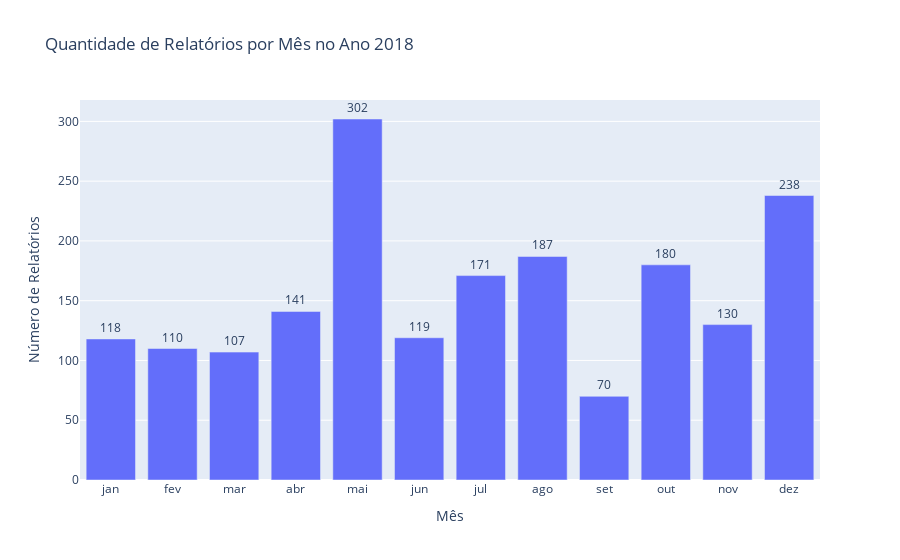
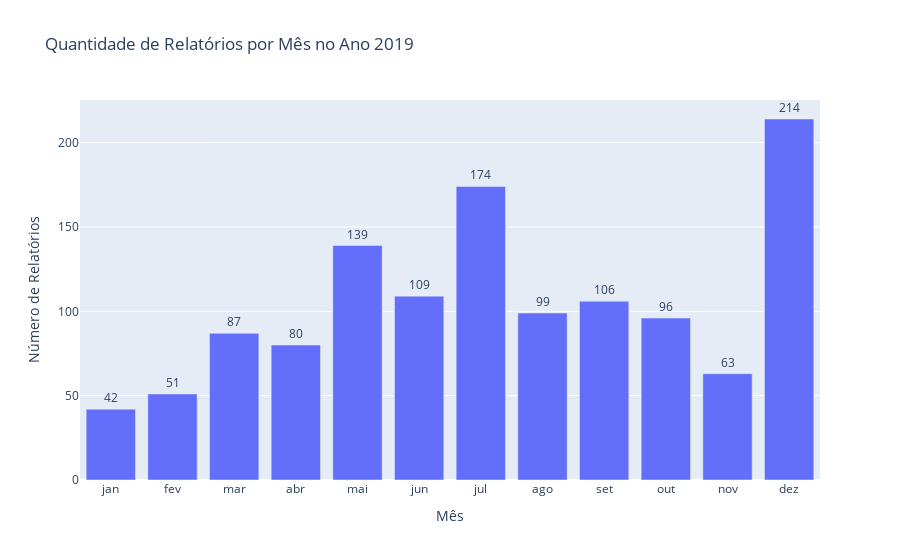
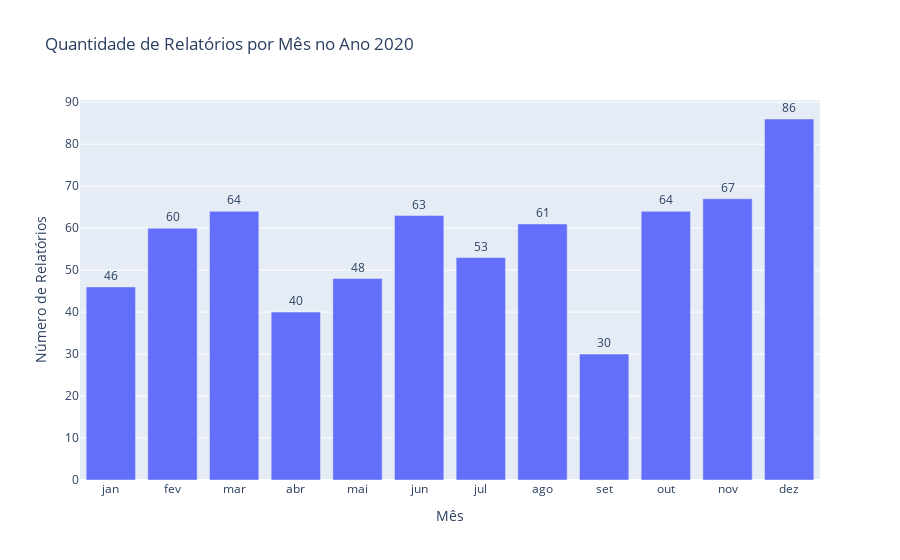
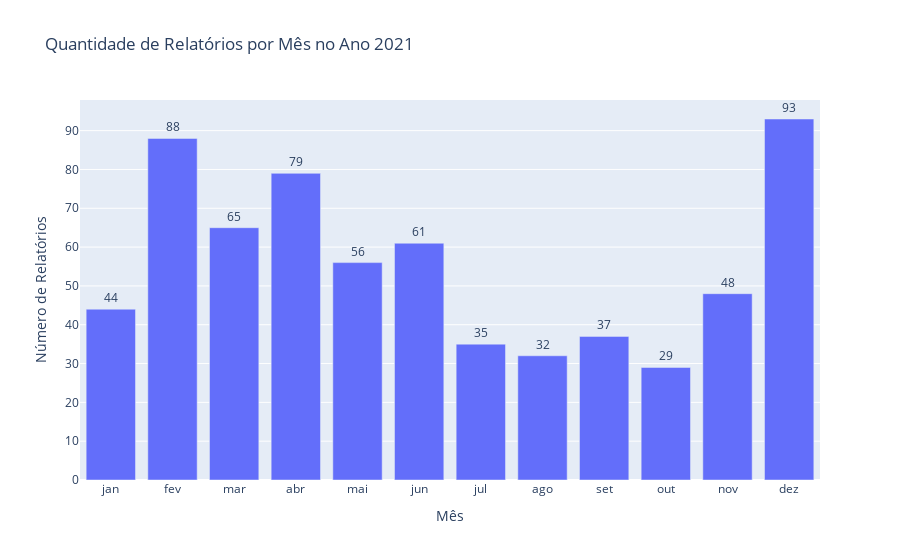

These figures' notebook cell, in order:
### Markdown cell above
## 10. Casos Mensais
Nesse tópico veremos a quantidade de relatórios publicados em cada mês ao longos dos anos.

### Code cell
# Converter a coluna 'Data' para o formato de datetime
tabela_relatorios['Data'] = pd.to_datetime(tabela_relatorios['Data'], format='%Y-%m-%d')

# Substituir '#NULL' e valores vazios por NaN
tabela_relatorios['Ano'] = tabela_relatorios['Ano'].replace("#NULL!", pd.NA)
tabela_relatorios = tabela_relatorios.dropna(subset=['Ano'])  # Remover linhas onde 'Ano' é NaN

# Converter a coluna 'Ano' para int para evitar problemas posteriores
tabela_relatorios['Ano'] = tabela_relatorios['Ano'].astype(int)

# Criar um dicionário para armazenar as contagens por ano e por mês
contagens_ano_mes = {}

# Obter a lista de anos únicos
anos = tabela_relatorios['Ano'].unique()

# Iterar sobre cada ano para contar os meses
for ano in anos:
    # Filtrar o DataFrame para o ano atual
    df_ano = tabela_relatorios[tabela_relatorios['Ano'] == ano]
    
    # Contar quantas linhas contêm cada mês no ano atual
    contagens_mes = df_ano['Data'].dt.month.value_counts().sort_index()

    # Converter os números dos meses (1 a 12) para os nomes dos meses
    contagens_mes.index = contagens_mes.index.map({
        1: 'jan', 2: 'fev', 3: 'mar', 4: 'abr', 5: 'mai', 6: 'jun',
        7: 'jul', 8: 'ago', 9: 'set', 10: 'out', 11: 'nov', 12: 'dez'
    })
    
    # Armazenar os resultados no dicionário
    contagens_ano_mes[ano] = contagens_mes

# Converter o dicionário 'contagens_ano_mes' em um DataFrame
df_contagens = pd.DataFrame.from_dict(contagens_ano_mes, orient='index').reset_index()
df_contagens = df_contagens.rename(columns={'index': 'Ano'})

# Transformar o DataFrame para que tenhamos uma estrutura mais adequada para gráficos (long format)
df_contagens_long = df_contagens.melt(id_vars=['Ano'], var_name='Mês', value_name='Quantidade')

# Ordenar os meses de forma adequada
meses_ordenados = ['jan', 'fev', 'mar', 'abr', 'mai', 'jun', 'jul', 'ago', 'set', 'out', 'nov', 'dez']
df_contagens_long['Mês'] = pd.Categorical(df_contagens_long['Mês'], categories=meses_ordenados, ordered=True)

# Ordenar os anos em ordem crescente
df_contagens_long = df_contagens_long.sort_values(by='Ano')

# Criar gráficos de barras para cada ano e exibir a distribuição de relatórios por mês
anos_unicos = sorted(df_contagens_long['Ano'].unique())

for ano in anos_unicos:
    df_ano = df_contagens_long[df_contagens_long['Ano'] == ano]
    
    fig = px.bar(df_ano, x='Mês', y='Quantidade',
                 title=f'Quantidade de Relatórios por Mês no Ano {ano}',
                 labels={'Mês': 'Mês', 'Quantidade': 'Número de Relatórios'},
                 text='Quantidade')
    
    fig.update_traces(textposition='outside')
    fig.update_layout(xaxis=dict(categoryorder='array', categoryarray=meses_ordenados),
                      yaxis_title='Número de Relatórios',
                      xaxis_title='Mês')
    
    # Exibir o gráfico
    fig.show()

### Figure 1 — Plotly figure (JSON) as saved in the notebook; plotly's stock layout.template omitted (floating-point values rounded to 4 significant figures)
{"data": [{"alignmentgroup": "True", "hovertemplate": "Mês=%{x}<br>Número de Relatórios=%{text}<extra></extra>", "legendgroup": "", "marker": {"color": "#636efa", "pattern": {"shape": ""}}, "name": "", "offsetgroup": "", "orientation": "v", "showlegend": false, "text": [118, 110, 141, 107, 187, 171, 119, 302, 70, 238, 130, 180], "textposition": "outside", "type": "bar", "x": ["jan", "fev", "abr", "mar", "ago", "jul", "jun", "mai", "set", "dez", "nov", "out"], "xaxis": "x", "y": [118, 110, 141, 107, 187, 171, 119, 302, 70, 238, 130, 180], "yaxis": "y"}], "layout": {"barmode": "relative", "legend": {"tracegroupgap": 0}, "title": {"text": "Quantidade de Relatórios por Mês no Ano 2018"}, "xaxis": {"anchor": "y", "categoryarray": ["jan", "fev", "mar", "abr", "mai", "jun", "jul", "ago", "set", "out", "nov", "dez"], "categoryorder": "array", "domain": [0, 1], "title": {"text": "Mês"}}, "yaxis": {"anchor": "x", "domain": [0, 1], "title": {"text": "Número de Relatórios"}}}}

### Figure 2 — Plotly figure (JSON) as saved in the notebook; plotly's stock layout.template omitted (floating-point values rounded to 4 significant figures)
{"data": [{"alignmentgroup": "True", "hovertemplate": "Mês=%{x}<br>Número de Relatórios=%{text}<extra></extra>", "legendgroup": "", "marker": {"color": "#636efa", "pattern": {"shape": ""}}, "name": "", "offsetgroup": "", "orientation": "v", "showlegend": false, "text": [87, 139, 99, 109, 106, 174, 96, 214, 63, 80, 51, 42], "textposition": "outside", "type": "bar", "x": ["mar", "mai", "ago", "jun", "set", "jul", "out", "dez", "nov", "abr", "fev", "jan"], "xaxis": "x", "y": [87, 139, 99, 109, 106, 174, 96, 214, 63, 80, 51, 42], "yaxis": "y"}], "layout": {"barmode": "relative", "legend": {"tracegroupgap": 0}, "title": {"text": "Quantidade de Relatórios por Mês no Ano 2019"}, "xaxis": {"anchor": "y", "categoryarray": ["jan", "fev", "mar", "abr", "mai", "jun", "jul", "ago", "set", "out", "nov", "dez"], "categoryorder": "array", "domain": [0, 1], "title": {"text": "Mês"}}, "yaxis": {"anchor": "x", "domain": [0, 1], "title": {"text": "Número de Relatórios"}}}}

### Figure 3 — Plotly figure (JSON) as saved in the notebook; plotly's stock layout.template omitted (floating-point values rounded to 4 significant figures)
{"data": [{"alignmentgroup": "True", "hovertemplate": "Mês=%{x}<br>Número de Relatórios=%{text}<extra></extra>", "legendgroup": "", "marker": {"color": "#636efa", "pattern": {"shape": ""}}, "name": "", "offsetgroup": "", "orientation": "v", "showlegend": false, "text": [40, 60, 46, 63, 61, 30, 53, 48, 67, 64, 64, 86], "textposition": "outside", "type": "bar", "x": ["abr", "fev", "jan", "jun", "ago", "set", "jul", "mai", "nov", "out", "mar", "dez"], "xaxis": "x", "y": [40, 60, 46, 63, 61, 30, 53, 48, 67, 64, 64, 86], "yaxis": "y"}], "layout": {"barmode": "relative", "legend": {"tracegroupgap": 0}, "title": {"text": "Quantidade de Relatórios por Mês no Ano 2020"}, "xaxis": {"anchor": "y", "categoryarray": ["jan", "fev", "mar", "abr", "mai", "jun", "jul", "ago", "set", "out", "nov", "dez"], "categoryorder": "array", "domain": [0, 1], "title": {"text": "Mês"}}, "yaxis": {"anchor": "x", "domain": [0, 1], "title": {"text": "Número de Relatórios"}}}}

### Figure 4 — Plotly figure (JSON) as saved in the notebook; plotly's stock layout.template omitted (floating-point values rounded to 4 significant figures)
{"data": [{"alignmentgroup": "True", "hovertemplate": "Mês=%{x}<br>Número de Relatórios=%{text}<extra></extra>", "legendgroup": "", "marker": {"color": "#636efa", "pattern": {"shape": ""}}, "name": "", "offsetgroup": "", "orientation": "v", "showlegend": false, "text": [29, 48, 93, 35, 37, 32, 61, 56, 65, 79, 88, 44], "textposition": "outside", "type": "bar", "x": ["out", "nov", "dez", "jul", "set", "ago", "jun", "mai", "mar", "abr", "fev", "jan"], "xaxis": "x", "y": [29, 48, 93, 35, 37, 32, 61, 56, 65, 79, 88, 44], "yaxis": "y"}], "layout": {"barmode": "relative", "legend": {"tracegroupgap": 0}, "title": {"text": "Quantidade de Relatórios por Mês no Ano 2021"}, "xaxis": {"anchor": "y", "categoryarray": ["jan", "fev", "mar", "abr", "mai", "jun", "jul", "ago", "set", "out", "nov", "dez"], "categoryorder": "array", "domain": [0, 1], "title": {"text": "Mês"}}, "yaxis": {"anchor": "x", "domain": [0, 1], "title": {"text": "Número de Relatórios"}}}}
